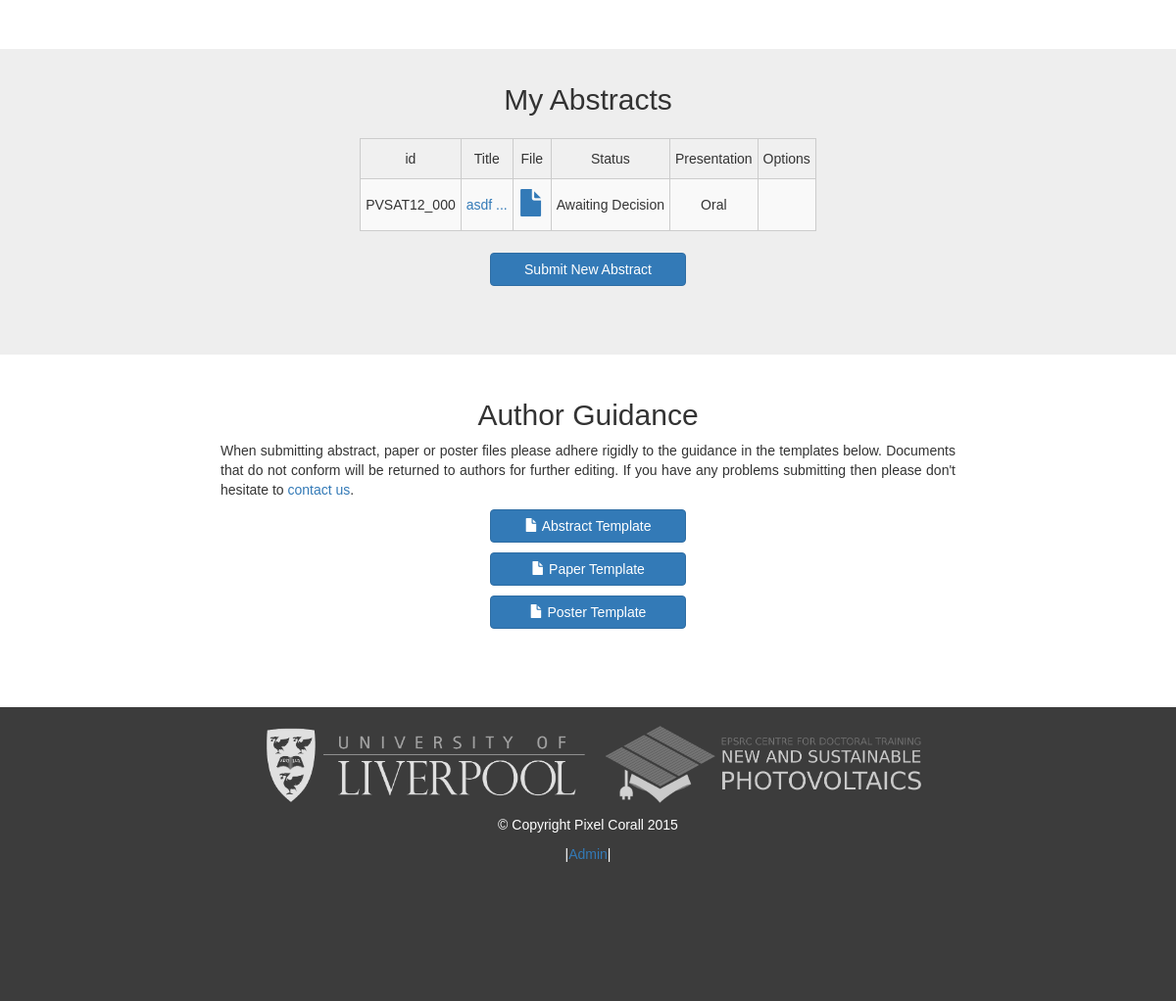
The page /authors/dashboard/ (signed in, lower part) on the database as committed earlier.
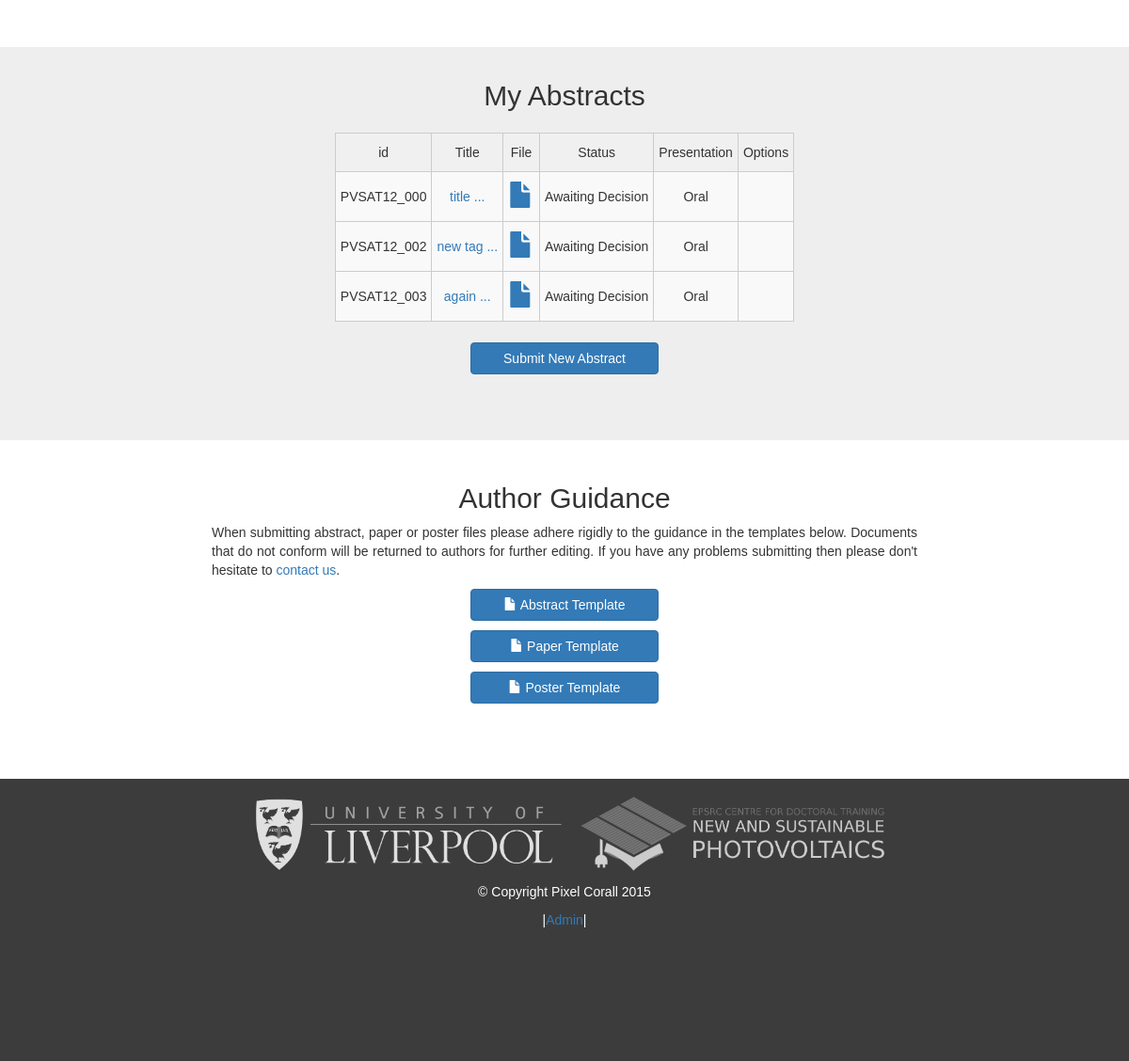
The same page on the database as committed later.
### authors/models.py (models this page shows, shortened)
class Abstract(models.Model):
    help = "Pasting your abstract text will help us make your work searchable."
    author = models.ForeignKey(UserProfile)
    title = models.CharField(max_length=1000)
    abstract = models.TextField(max_length=50000, help_text = help)
    upload = models.FileField(upload_to='abstract_uploads', validators=[validate_file_extension])
    theme = models.ManyToManyField(Theme)
    unique_id = models.CharField(max_length=11,null=True, blank=True, unique=True)
    DELIVERY_CHOICE = (('Oral', 'Oral'), ('Poster', 'Poster'))
    delivery = models.CharField(max_length=6, choices=DELIVERY_CHOICE, default='Oral')
    STATUS = (('Awaiting Decision', 'Awaiting decision'), ('Accepted', 'Accept'), ('Rejected', 'Reject') )
    status = models.CharField(max_length=25, choices=STATUS, default='Awaiting Decision')
    date = models.DateTimeField(default=timezone.datetime.today())
    tags = models.CharField(max_length=250, help_text = "e.g. CdTe, modeling, liverpool")
    author_registered = models.BooleanField(default=False)

### authors/views.py (the view)
@login_required
def dashboard(request):
    user = request.user
    profile = UserProfile.objects.get(user_id=user.id)
    abstracts = Abstract.objects.filter(author=profile)
    return render(request, 'dashboard.html', {'user':user, 'profile': profile, 'abstracts': abstracts})

### authors/templates/dashboard.html (shortened to what this page needs)
{% extends 'base.html' %}
{% load thumbnail %}
{% block content %}
    <section id="register" class="dashboard-profile-section">
	</section>
    <section id="abstracts" class="dashboard-abstract-section">
        <div class="container">
            <div class="row">
                <div class="col-lg-12">
					<h2>My Abstracts</h2>
					{% if abstracts %}
						<table class="tg">
						  <tr>
							<th class="tg-031e">id</th>
							<th class="tg-031e">Title</th>
							<th class="tg-031e">File</th>
							<th class="tg-031e">Status</th>
							<th class="tg-031e">Presentation</th>
							<th class="tg-031e">Options</th>
						  </tr>
						{% for abstract in abstracts %}
						  <tr>
							  <td class="tg-4eph">{{abstract.unique_id}}</td>
							  <td class="tg-4eph"><a href="/programme/abstracts/{{abstract.id}}">{{abstract.title|slice:":50"}} ...</a></td>
							  <td class="tg-4eph">
								  {% if abstract.upload %}
								  <a href="/media/{{abstract.upload}}" target="_blank" >
									  <span class="glyphicon glyphicon-file"></span>
								  </a>
								  {% endif %}
							  </td>
							  <td class="tg-4eph">{{abstract.status}}</td>
							  <td class="tg-4eph">{{abstract.delivery}}</td>
							  <td class="tg-4eph">
							  </td>
						  </tr>
						{% endfor %}
						</table>
					{% else %}
					    <p>No abstracts submitted<p>
				    {% endif %}
					<div class="col-lg-12 center">
						<a class="btn btn-primary page-scroll" href="{% url 'submit_abstract' %}">Submit New Abstract</a>
					</div>
                </div>
            </div>
		</div>
    </section>
    <section id="register" class="white-section">
        <div class="container">
            <div class="row center">
                <div class="col-lg-8 col-sm-offset-2">
					<h2 class="center">Author Guidance</h2>
					<p class="justify">When submitting abstract, paper or poster files please adhere rigidly to the guidance in the templates below. Documents that do not conform will be returned to authors for further editing. If you have any problems submitting then please don't hesitate to <a href="/contact/">contact us</a>.</p>
					<p>
					<a type="button" class="btn btn-primary" href="/media/forms/abstract_template.docx">
						<span class="glyphicon glyphicon-file"></span> Abstract Template</span>
					</a>
		            </p>
					<p>
					<a type="button" class="btn btn-primary" href="/media/forms/paper_template.docx">
						<span class="glyphicon glyphicon-file"></span> Paper Template</span>
					</a>
					<p>
					<a type="button" class="btn btn-primary" href="/media/forms/poster_template.pptx">
						<span class="glyphicon glyphicon-file"></span> Poster Template</span>
					</a>
					</p>
				</div>
			</div>
		</div>
	</section>
{% endblock %}

Rows that differ between the two databases and show on the page:
changed Abstract "PVSAT12_000": title "asdf" → "title"
added Abstract: unique_id "PVSAT12_002", title "new tag", status "Awaiting Decision", delivery "Oral"
added Abstract: unique_id "PVSAT12_003", title "again", status "Awaiting Decision", delivery "Oral"
